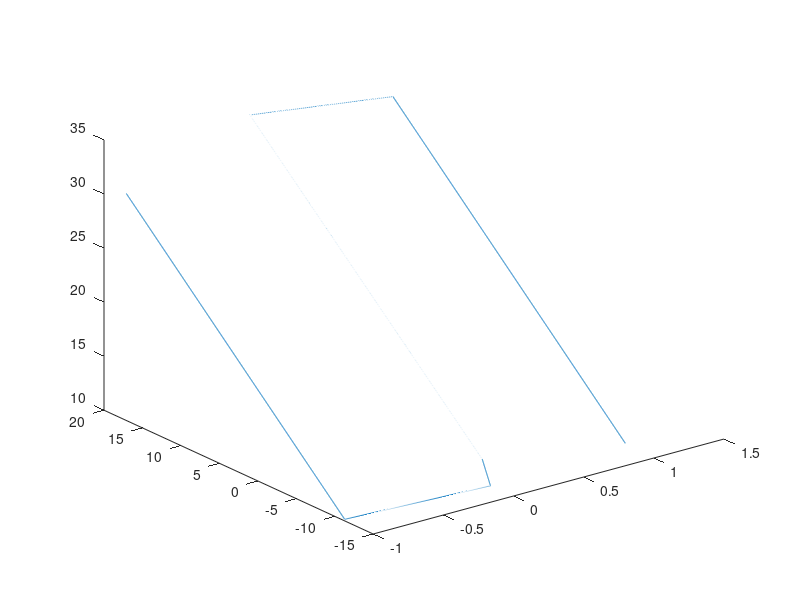

Write the MATLAB code that produced this figure. (Note: this script raises an error after producing the figure.)
turbine_x=dlmread('Data/Point_to_View_Trajectory/mp_d1cm_interp_x.txt');
turbine_y=dlmread('Data/Point_to_View_Trajectory/mp_d1cm_interp_y.txt');
turbine_z=dlmread('Data/Point_to_View_Trajectory/mp_d1cm_interp_z.txt');


turbine_nx=dlmread('Data/normals/nx_inter.txt');
turbine_ny=dlmread('Data/normals/ny_inter.txt');
turbine_nz=dlmread('Data/normals/nz_inter.txt');







turbine_y=turbine_y+22;
turbine_x=turbine_x+80;
turbine_z=turbine_z-65;

length(turbine_z)
point=28800;

plot3(turbine_x(point:end),turbine_y(point:end),turbine_z(point:end))




scaling_xy=5;
scaling_z=15;








blade_x=turbine_y(point:end)/scaling_xy;
blade_y=turbine_x(point:end)/scaling_xy;
blade_z=turbine_z(point:end)/scaling_z;


blade_nx=turbine_ny(point:end);
blade_ny=turbine_nx(point:end);
blade_nz=turbine_nz(point:end);






add_x=[0:0.01:2];
add_x(:)=blade_x(1);
add_y=[0:0.01:2];
add_x(:)=blade_y(1);


add_z=[0:0.01:2];


add_nx=[0:0.01:2];
add_ny=[0:0.01:2];
add_nz=[0:0.01:2];

writematrix(blade_x, "blade_x.txt");
writematrix(blade_y, "blade_y.txt");
writematrix(blade_z, "blade_z.txt");


writematrix(blade_nx, "blade_nx.txt");
writematrix(blade_ny, "blade_ny.txt");
writematrix(blade_nz, "blade_nz.txt");



max_x=max(abs(blade_x));
max_y=max(abs(blade_y));
max_z=max(abs(blade_z));
min_z=min(abs(blade_z));

